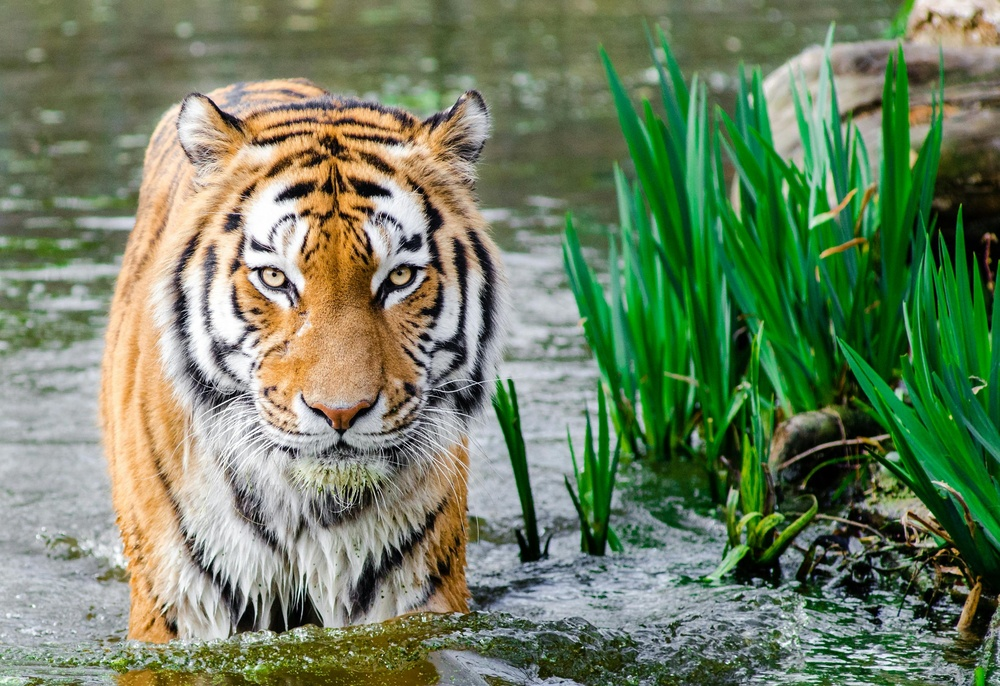
#> input picture images/input.jpg, 1000 x 686 px, shrunk from 3230 x 2216 before the run
$ jupyter execute Task_1.ipynb
#> lines starting #> are read from the running program, lines starting #| are printed output that depends on the picture
# **Task 1 - Intensity Level Reduction**

[cell 1]
import cv2
import numpy as np
import matplotlib.pyplot as plt
import os

# Load the original color image
img = cv2.imread('images/input.jpg')
#> img is the input picture: shape (686, 1000, 3); mean B, G, R 97.7, 128.7, 110.9

# Check if image loaded
if img is None:
    raise FileNotFoundError("Image not found. Check path: 'images/input.png'")

# Set intensity levels
levels = 4
factor = 256 // levels  # Correct factor: 64

# Reduce intensity on each channel
reduced = (img // factor) * factor
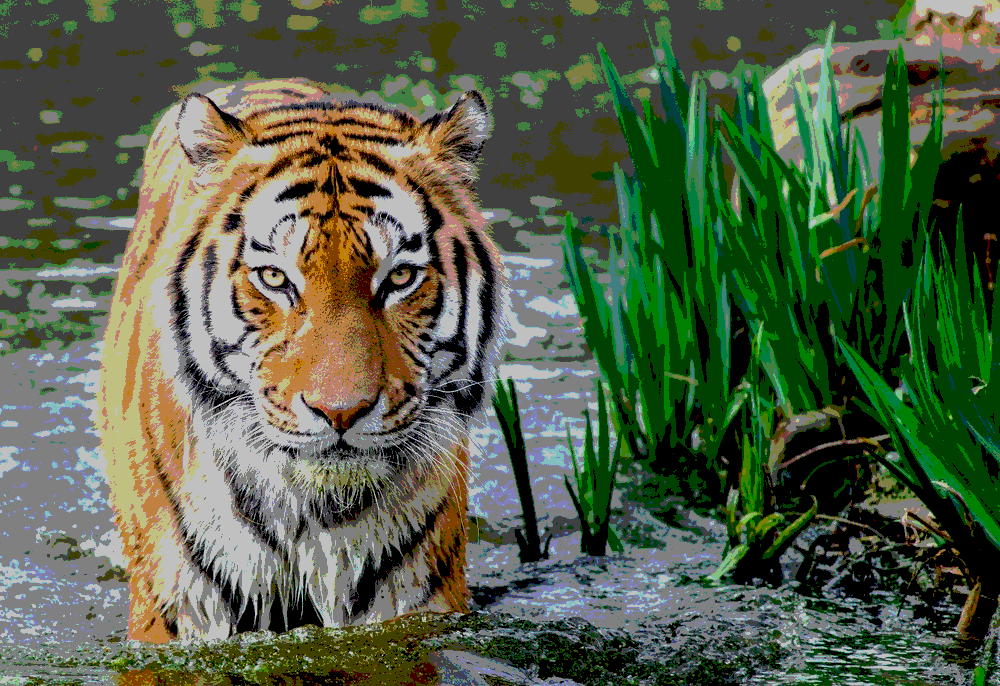
#> reduced: shape (686, 1000, 3); mean B, G, R 71.2, 95.9, 82.7
reduced = reduced.astype(np.uint8)  # Ensure proper type

# Create output directory
os.makedirs('outputs/task1', exist_ok=True)
cv2.imwrite(f'outputs/task1/reduced_{levels}_levels.jpg', reduced)

# Display both images
plt.figure(figsize=(10, 5))

plt.subplot(1, 2, 1)
plt.imshow(cv2.cvtColor(img, cv2.COLOR_BGR2RGB))
plt.title("Original Image")
plt.axis('off')

plt.subplot(1, 2, 2)
plt.imshow(cv2.cvtColor(reduced, cv2.COLOR_BGR2RGB))
plt.title(f"Reduced to {levels} Levels")
plt.axis('off')

plt.tight_layout()
plt.show()
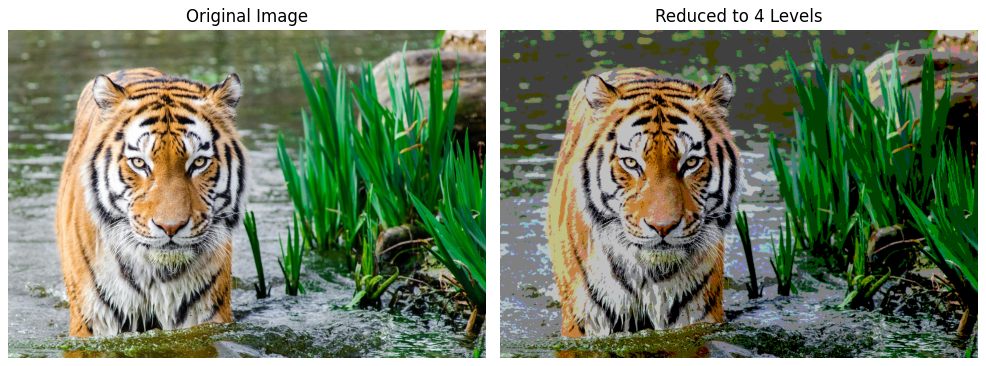
#> figure drawn by matplotlib, 2 panels
